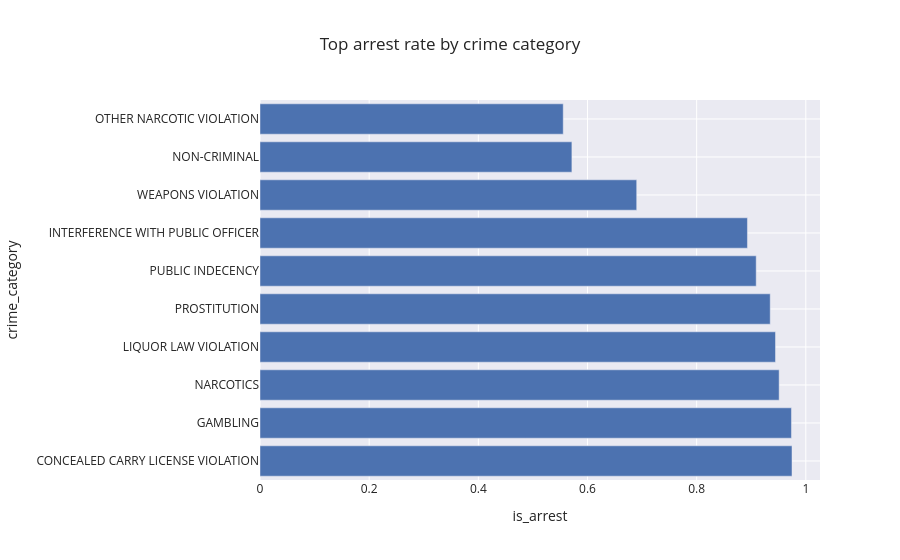

This figure's notebook cell:
### Code cell
fig_arrest1=px.bar(
    top_arrest_by_crime_type,
    x='is_arrest',
    y='crime_category',
    title='Top arrest rate by crime category',
    template='seaborn'
)
fig_arrest1.show()

### Figure 1 — Plotly figure (JSON) as saved in the notebook; plotly's stock layout.template omitted (floating-point values rounded to 4 significant figures)
{"data": [{"hovertemplate": "is_arrest=%{x}<br>crime_category=%{y}<extra></extra>", "legendgroup": "", "marker": {"color": "rgb(76,114,176)", "pattern": {"shape": ""}}, "name": "", "orientation": "h", "showlegend": false, "textposition": "auto", "type": "bar", "x": [0.9747, 0.9737, 0.9511, 0.9444, 0.9348, 0.9091, 0.8931, 0.6902, 0.5714, 0.5556], "xaxis": "x", "y": ["CONCEALED CARRY LICENSE VIOLATION", "GAMBLING", "NARCOTICS", "LIQUOR LAW VIOLATION", "PROSTITUTION", "PUBLIC INDECENCY", "INTERFERENCE WITH PUBLIC OFFICER", "WEAPONS VIOLATION", "NON-CRIMINAL", "OTHER NARCOTIC VIOLATION"], "yaxis": "y"}], "layout": {"barmode": "relative", "legend": {"tracegroupgap": 0}, "title": {"text": "Top arrest rate by crime category"}, "xaxis": {"anchor": "y", "domain": [0, 1], "title": {"text": "is_arrest"}}, "yaxis": {"anchor": "x", "domain": [0, 1], "title": {"text": "crime_category"}}}}
